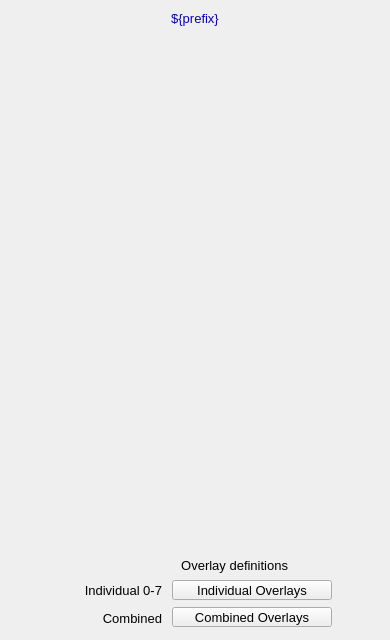
<?xml version="1.0" ?>
<ui version="4.0">
  <class>Dialog</class>
  <widget class="QWidget" name="screen">
    <property name="geometry">
      <rect>
        <x>154</x>
        <y>55</y>
        <width>390</width>
        <height>640</height>
      </rect>
    </property>
    <property name="styleSheet">
      <string notr="true">QWidget#screen {
  color: rgb(0, 0, 0);
  background-color: rgb(187, 187, 187);
  }</string>
    </property>
    <property name="windowTitle">
      <string>NDOverlay</string>
    </property>
    <widget class="PyDMDrawingRectangle" name="rectangle">
      <property name="geometry">
        <rect>
          <x>0</x>
          <y>5</y>
          <width>390</width>
          <height>25</height>
        </rect>
      </property>
      <property name="brush" stdset="0">
        <brush brushstyle="SolidPattern">
          <color alpha="255">
            <red>218</red>
            <green>218</green>
            <blue>218</blue>
          </color>
        </brush>
      </property>
      <property name="penStyle" stdset="0">
        <enum>Qt::SolidLine</enum>
      </property>
      <property name="penColor" stdset="0">
        <color>
          <red>218</red>
          <green>218</green>
          <blue>218</blue>
        </color>
      </property>
      <property name="penWidth" stdset="0">
        <double>0</double>
      </property>
      <property name="penCapStyle" stdset="0">
        <enum>Qt::FlatCap</enum>
      </property>
      <property name="toolTip">
        <string>rectangle</string>
      </property>
    </widget>
    <widget class="QLabel" name="text">
      <property name="geometry">
        <rect>
          <x>87</x>
          <y>6</y>
          <width>216</width>
          <height>25</height>
        </rect>
      </property>
      <property name="text">
        <string>${prefix}</string>
      </property>
      <property name="font" stdset="0">
        <font>
          <pointsize>10</pointsize>
        </font>
      </property>
      <property name="brush" stdset="0">
        <brush brushstyle="SolidPattern">
          <color alpha="255">
            <red>10</red>
            <green>0</green>
            <blue>184</blue>
          </color>
        </brush>
      </property>
      <property name="toolTip">
        <string>text</string>
      </property>
      <property name="alignment">
        <set>Qt::AlignCenter</set>
      </property>
      <property name="styleSheet">
        <string notr="true">QLabel#text {
  color: rgb(10, 0, 184);
  }</string>
      </property>
    </widget>
    <widget class="PyDMEmbeddedDisplay" name="composite">
      <property name="geometry">
        <rect>
          <x>5</x>
          <y>40</y>
          <width>380</width>
          <height>505</height>
        </rect>
      </property>
      <property name="toolTip">
        <string>composite</string>
      </property>
      <property name="filename" stdset="0">
        <string>PluginBase.ui</string>
      </property>
    </widget>
    <widget class="PyDMFrame" name="composite_1">
      <property name="geometry">
        <rect>
          <x>5</x>
          <y>550</y>
          <width>380</width>
          <height>85</height>
        </rect>
      </property>
      <widget class="PyDMDrawingRectangle" name="rectangle_1">
        <property name="geometry">
          <rect>
            <x>0</x>
            <y>0</y>
            <width>380</width>
            <height>85</height>
          </rect>
        </property>
        <property name="brush" stdset="0">
          <brush brushstyle="NoBrush">
            <color alpha="255">
              <red>0</red>
              <green>0</green>
              <blue>0</blue>
            </color>
          </brush>
        </property>
        <property name="penStyle" stdset="0">
          <enum>Qt::SolidLine</enum>
        </property>
        <property name="penColor" stdset="0">
          <color>
            <red>0</red>
            <green>0</green>
            <blue>0</blue>
          </color>
        </property>
        <property name="penWidth" stdset="0">
          <double>1</double>
        </property>
        <property name="penCapStyle" stdset="0">
          <enum>Qt::FlatCap</enum>
        </property>
        <property name="toolTip">
          <string>rectangle_1</string>
        </property>
      </widget>
      <widget class="PyDMRelatedDisplayButton" name="related_display">
        <property name="geometry">
          <rect>
            <x>167</x>
            <y>30</y>
            <width>160</width>
            <height>20</height>
          </rect>
        </property>
        <property name="toolTip">
          <string>Individual Overlays</string>
        </property>
        <property name="text">
          <string>Individual Overlays</string>
        </property>
        <property name="showIcon" stdset="0">
          <bool>true</bool>
        </property>
        <property name="font" stdset="0">
          <font>
            <pointsize>10</pointsize>
          </font>
        </property>
        <property name="styleSheet">
          <string notr="true">PyDMRelatedDisplayButton#related_display {
  color: rgb(0, 0, 0);
  background-color: rgb(115, 223, 255);
  }</string>
        </property>
        <property name="titles" stdset="0">
          <stringlist>
            <string>Overlay 1</string>
            <string>Overlay 2</string>
            <string>Overlay 3</string>
            <string>Overlay 4</string>
            <string>Overlay 5</string>
            <string>Overlay 6</string>
            <string>Overlay 7</string>
            <string>Overlay 8</string>
          </stringlist>
        </property>
        <property name="filenames" stdset="0">
          <stringlist>
            <string>OverlayN.ui</string>
            <string>OverlayN.ui</string>
            <string>OverlayN.ui</string>
            <string>OverlayN.ui</string>
            <string>OverlayN.ui</string>
            <string>OverlayN.ui</string>
            <string>OverlayN.ui</string>
            <string>OverlayN.ui</string>
          </stringlist>
        </property>
        <property name="macros" stdset="0">
          <stringlist>
            <string>P=${P}, R=${R}1:</string>
            <string>P=${P}, R=${R}2:</string>
            <string>P=${P}, R=${R}3:</string>
            <string>P=${P}, R=${R}4:</string>
            <string>P=${P}, R=${R}5:</string>
            <string>P=${P}, R=${R}6:</string>
            <string>P=${P}, R=${R}7:</string>
            <string>P=${P}, R=${R}8:</string>
          </stringlist>
        </property>
        <property name="openInNewWindow" stdset="0">
          <bool>true</bool>
        </property>
      </widget>
      <widget class="QLabel" name="text_1">
        <property name="geometry">
          <rect>
            <x>17</x>
            <y>30</y>
            <width>140</width>
            <height>20</height>
          </rect>
        </property>
        <property name="text">
          <string>Individual 0-7</string>
        </property>
        <property name="font" stdset="0">
          <font>
            <pointsize>10</pointsize>
          </font>
        </property>
        <property name="brush" stdset="0">
          <brush brushstyle="SolidPattern">
            <color alpha="255">
              <red>0</red>
              <green>0</green>
              <blue>0</blue>
            </color>
          </brush>
        </property>
        <property name="toolTip">
          <string>text_1</string>
        </property>
        <property name="alignment">
          <set>Qt::AlignRight|Qt::AlignTrailing|Qt::AlignVCenter</set>
        </property>
        <property name="styleSheet">
          <string notr="true">QLabel#text_1 {
  color: rgb(0, 0, 0);
  }</string>
        </property>
      </widget>
      <widget class="PyDMRelatedDisplayButton" name="related_display_1">
        <property name="geometry">
          <rect>
            <x>167</x>
            <y>57</y>
            <width>160</width>
            <height>20</height>
          </rect>
        </property>
        <property name="toolTip">
          <string>Combined Overlays</string>
        </property>
        <property name="text">
          <string>Combined Overlays</string>
        </property>
        <property name="showIcon" stdset="0">
          <bool>true</bool>
        </property>
        <property name="font" stdset="0">
          <font>
            <pointsize>10</pointsize>
          </font>
        </property>
        <property name="styleSheet">
          <string notr="true">PyDMRelatedDisplayButton#related_display_1 {
  color: rgb(0, 0, 0);
  background-color: rgb(115, 223, 255);
  }</string>
        </property>
        <property name="titles" stdset="0">
          <stringlist>
            <string>Overlays 1-8</string>
            <string>Overlays 9-16</string>
          </stringlist>
        </property>
        <property name="filenames" stdset="0">
          <stringlist>
            <string>Overlay8.ui</string>
            <string>Overlay8.ui</string>
          </stringlist>
        </property>
        <property name="macros" stdset="0">
          <stringlist>
            <string>P=${P},R=${R},O1=${R}1:,O2=${R}2:,O3=${R}3:,O4=${R}4:,O5=${R}5:,O6=${R}6:,O7=${R}7:,O8=${R}8:</string>
            <string>P=${P},R=${R},O1=${R}9:,O2=${R}10:,O3=${R}11:,O4=${R}12:,O5=${R}13:,O6=${R}14:,O7=${R}15:,O8=${R}16:</string>
          </stringlist>
        </property>
        <property name="openInNewWindow" stdset="0">
          <bool>true</bool>
        </property>
      </widget>
      <widget class="QLabel" name="text_2">
        <property name="geometry">
          <rect>
            <x>133</x>
            <y>5</y>
            <width>150</width>
            <height>20</height>
          </rect>
        </property>
        <property name="text">
          <string>Overlay definitions</string>
        </property>
        <property name="font" stdset="0">
          <font>
            <pointsize>10</pointsize>
          </font>
        </property>
        <property name="brush" stdset="0">
          <brush brushstyle="SolidPattern">
            <color alpha="255">
              <red>0</red>
              <green>0</green>
              <blue>0</blue>
            </color>
          </brush>
        </property>
        <property name="toolTip">
          <string>text_2</string>
        </property>
        <property name="alignment">
          <set>Qt::AlignRight|Qt::AlignTrailing|Qt::AlignVCenter</set>
        </property>
        <property name="styleSheet">
          <string notr="true">QLabel#text_2 {
  color: rgb(0, 0, 0);
  }</string>
        </property>
      </widget>
      <widget class="QLabel" name="text_3">
        <property name="geometry">
          <rect>
            <x>77</x>
            <y>58</y>
            <width>80</width>
            <height>20</height>
          </rect>
        </property>
        <property name="text">
          <string>Combined</string>
        </property>
        <property name="font" stdset="0">
          <font>
            <pointsize>10</pointsize>
          </font>
        </property>
        <property name="brush" stdset="0">
          <brush brushstyle="SolidPattern">
            <color alpha="255">
              <red>0</red>
              <green>0</green>
              <blue>0</blue>
            </color>
          </brush>
        </property>
        <property name="toolTip">
          <string>text_3</string>
        </property>
        <property name="alignment">
          <set>Qt::AlignRight|Qt::AlignTrailing|Qt::AlignVCenter</set>
        </property>
        <property name="styleSheet">
          <string notr="true">QLabel#text_3 {
  color: rgb(0, 0, 0);
  }</string>
        </property>
      </widget>
    </widget>
  </widget>
  <customwidgets>
    <customwidget>
      <class>PyDMDrawingRectangle</class>
      <extends>QWidget</extends>
      <header>pydm.widgets.drawing</header>
    </customwidget>
    <customwidget>
      <class>PyDMLabel</class>
      <extends>QLabel</extends>
      <header>pydm.widgets.label</header>
    </customwidget>
    <customwidget>
      <class>PyDMEmbeddedDisplay</class>
      <extends>QFrame</extends>
      <header>pydm.widgets.embedded_display</header>
    </customwidget>
    <customwidget>
      <class>PyDMFrame</class>
      <extends>QFrame</extends>
      <header>pydm.widgets.frame</header>
    </customwidget>
    <customwidget>
      <class>PyDMRelatedDisplayButton</class>
      <extends>QPushButton</extends>
      <header>pydm.widgets.related_display_button</header>
    </customwidget>
  </customwidgets>
</ui>
